Frame 1 (no input): blank canvas, image omitted
Frame 60 (no input): blank canvas, image omitted
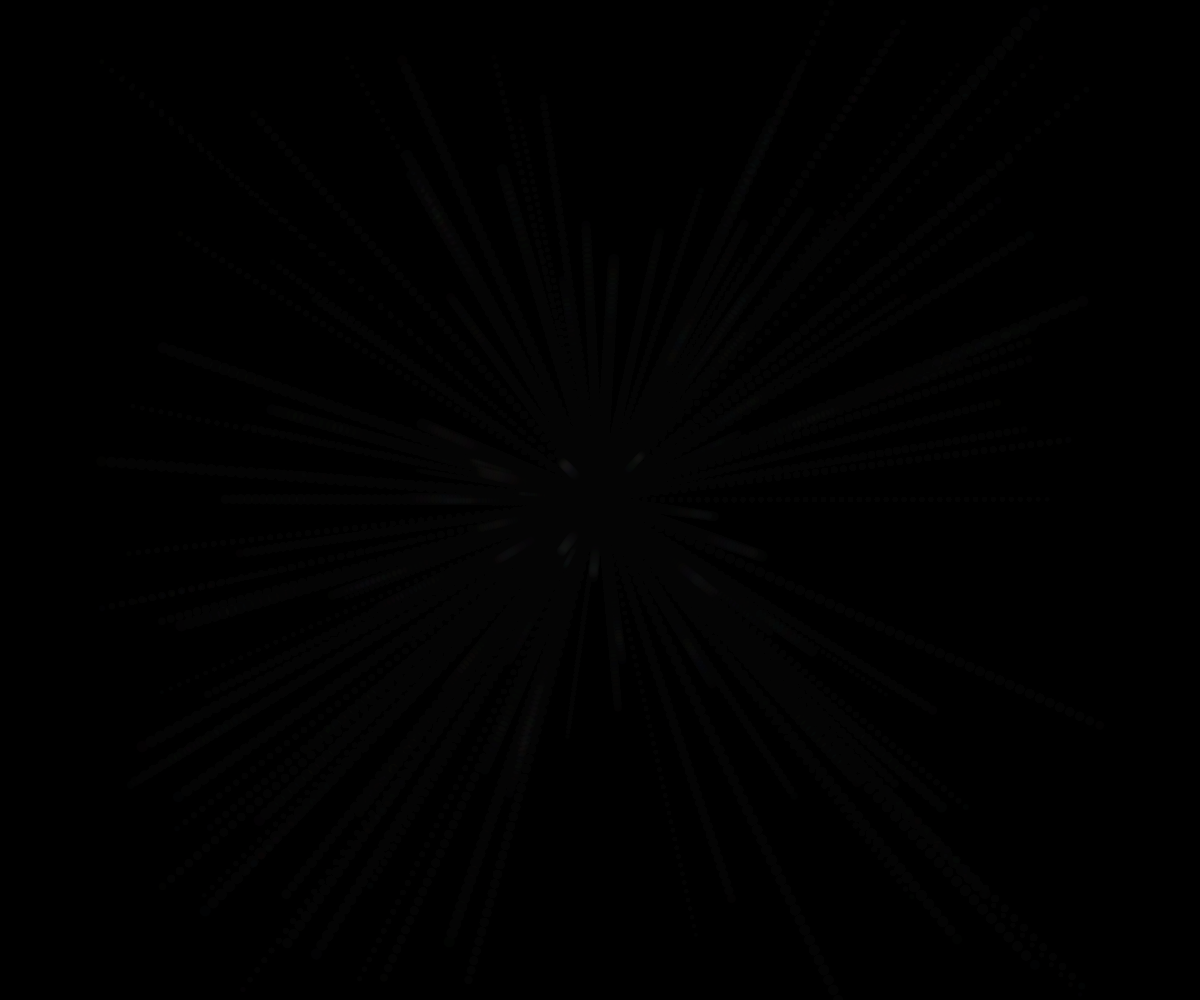
Frame 120 (the mouse pressed at the canvas centre since frame 60)

The p5.js sketch whose frames 1 and 60 were blank and that drew this single picture after the mouse press (run headless with seeded random() and noise() and a simulated clock; from frame 60 on, the mouse is pressed at the canvas centre):

// p5.js sketch
// ── sketch.js

let particles = [];

function setup() {
  createCanvas(windowWidth, windowHeight);
  background(0);
}

function draw() {
  background(0, 30);

  for (let i = particles.length - 1; i >= 0; i--) {

    particles[i].update();
    particles[i].display();

    if (particles[i].life < 0) {
      particles.splice(i, 1);
    }
  }
}

function mousePressed() {

  for (let i = 0; i < 150; i++) {
    particles.push(new Particle(mouseX, mouseY));
  }
}

class Particle {

  constructor(x, y) {

    this.x = x;
    this.y = y;

    this.size = random(4, 12);

    this.speedX = random(-10, 10);
    this.speedY = random(-10, 10);

    this.life = 255;
  }

  update() {

    this.x += this.speedX;
    this.y += this.speedY;

    this.life -= 5;
  }

  display() {

    noStroke();

    fill(
      random(100,255),
      random(100,255),
      random(100,255),
      this.life
    );

    circle(this.x, this.y, this.size);
  }
}
